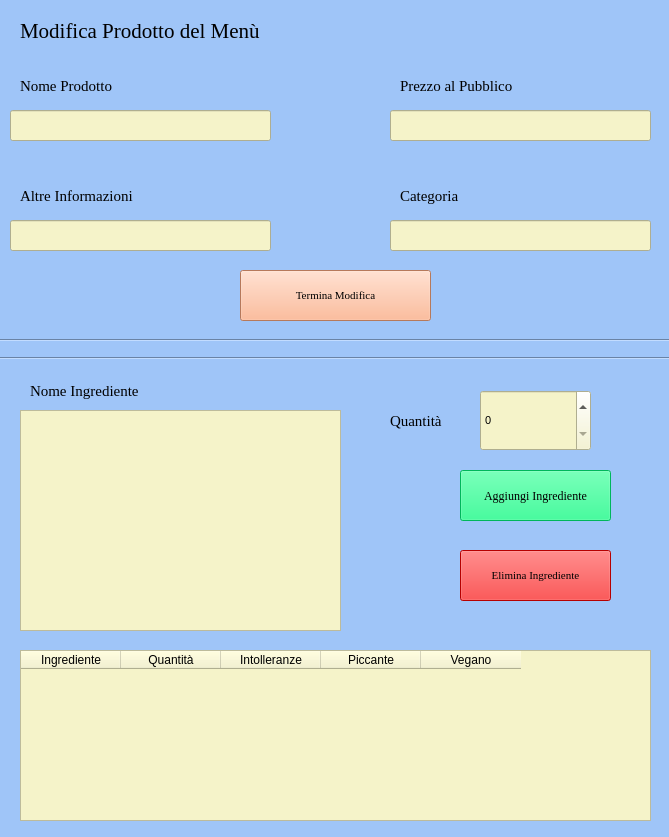
<?xml version="1.0" encoding="UTF-8"?>
<ui version="4.0">
 <class>Form</class>
 <widget class="QWidget" name="Form">
  <property name="geometry">
   <rect>
    <x>0</x>
    <y>0</y>
    <width>669</width>
    <height>837</height>
   </rect>
  </property>
  <property name="font">
   <font>
    <pointsize>8</pointsize>
   </font>
  </property>
  <property name="windowTitle">
   <string>Form</string>
  </property>
  <property name="styleSheet">
   <string notr="true">background-color: rgb(159, 197, 248);</string>
  </property>
  <widget class="QLabel" name="lbl_titolo">
   <property name="geometry">
    <rect>
     <x>20</x>
     <y>10</y>
     <width>391</width>
     <height>41</height>
    </rect>
   </property>
   <property name="font">
    <font>
     <family>Georgia</family>
     <pointsize>16</pointsize>
    </font>
   </property>
   <property name="text">
    <string>Modifica Prodotto del Menù</string>
   </property>
  </widget>
  <widget class="QLabel" name="lbl_nome">
   <property name="geometry">
    <rect>
     <x>20</x>
     <y>70</y>
     <width>191</width>
     <height>31</height>
    </rect>
   </property>
   <property name="font">
    <font>
     <family>Georgia</family>
     <pointsize>11</pointsize>
    </font>
   </property>
   <property name="text">
    <string>Nome Prodotto</string>
   </property>
  </widget>
  <widget class="QLabel" name="lbl_prezzo">
   <property name="geometry">
    <rect>
     <x>400</x>
     <y>70</y>
     <width>171</width>
     <height>31</height>
    </rect>
   </property>
   <property name="font">
    <font>
     <family>Georgia</family>
     <pointsize>11</pointsize>
    </font>
   </property>
   <property name="text">
    <string>Prezzo al Pubblico</string>
   </property>
  </widget>
  <widget class="QLabel" name="lbl_altre_info">
   <property name="geometry">
    <rect>
     <x>20</x>
     <y>180</y>
     <width>191</width>
     <height>31</height>
    </rect>
   </property>
   <property name="font">
    <font>
     <family>Georgia</family>
     <pointsize>11</pointsize>
    </font>
   </property>
   <property name="text">
    <string>Altre Informazioni</string>
   </property>
  </widget>
  <widget class="QLabel" name="lbl_categoria">
   <property name="geometry">
    <rect>
     <x>400</x>
     <y>180</y>
     <width>191</width>
     <height>31</height>
    </rect>
   </property>
   <property name="font">
    <font>
     <family>Georgia</family>
     <pointsize>11</pointsize>
    </font>
   </property>
   <property name="text">
    <string>Categoria</string>
   </property>
  </widget>
  <widget class="QLineEdit" name="lineEdit_nome">
   <property name="geometry">
    <rect>
     <x>10</x>
     <y>110</y>
     <width>261</width>
     <height>31</height>
    </rect>
   </property>
   <property name="font">
    <font>
     <family>Georgia</family>
    </font>
   </property>
   <property name="styleSheet">
    <string notr="true">background-color: rgb(245, 243, 201);</string>
   </property>
  </widget>
  <widget class="QLineEdit" name="lineEdit_info">
   <property name="geometry">
    <rect>
     <x>10</x>
     <y>220</y>
     <width>261</width>
     <height>31</height>
    </rect>
   </property>
   <property name="font">
    <font>
     <family>Georgia</family>
    </font>
   </property>
   <property name="styleSheet">
    <string notr="true">background-color: rgb(245, 243, 201);</string>
   </property>
  </widget>
  <widget class="QLineEdit" name="lineEdit_categotria">
   <property name="geometry">
    <rect>
     <x>390</x>
     <y>220</y>
     <width>261</width>
     <height>31</height>
    </rect>
   </property>
   <property name="font">
    <font>
     <family>Georgia</family>
    </font>
   </property>
   <property name="styleSheet">
    <string notr="true">background-color: rgb(245, 243, 201);</string>
   </property>
  </widget>
  <widget class="QLineEdit" name="lineEdit_prezzo">
   <property name="geometry">
    <rect>
     <x>390</x>
     <y>110</y>
     <width>261</width>
     <height>31</height>
    </rect>
   </property>
   <property name="font">
    <font>
     <family>Georgia</family>
    </font>
   </property>
   <property name="styleSheet">
    <string notr="true">background-color: rgb(245, 243, 201);</string>
   </property>
  </widget>
  <widget class="Line" name="line_sopra">
   <property name="geometry">
    <rect>
     <x>0</x>
     <y>330</y>
     <width>691</width>
     <height>21</height>
    </rect>
   </property>
   <property name="font">
    <font>
     <family>Georgia</family>
    </font>
   </property>
   <property name="orientation">
    <enum>Qt::Horizontal</enum>
   </property>
  </widget>
  <widget class="Line" name="line_sopra2">
   <property name="geometry">
    <rect>
     <x>0</x>
     <y>350</y>
     <width>681</width>
     <height>16</height>
    </rect>
   </property>
   <property name="font">
    <font>
     <family>Georgia</family>
    </font>
   </property>
   <property name="orientation">
    <enum>Qt::Horizontal</enum>
   </property>
  </widget>
  <widget class="QLabel" name="lbl_ingrediente">
   <property name="geometry">
    <rect>
     <x>30</x>
     <y>380</y>
     <width>161</width>
     <height>21</height>
    </rect>
   </property>
   <property name="font">
    <font>
     <family>Georgia</family>
     <pointsize>11</pointsize>
    </font>
   </property>
   <property name="text">
    <string>Nome Ingrediente</string>
   </property>
  </widget>
  <widget class="QLabel" name="lbl_quantit">
   <property name="geometry">
    <rect>
     <x>390</x>
     <y>410</y>
     <width>161</width>
     <height>21</height>
    </rect>
   </property>
   <property name="font">
    <font>
     <family>Georgia</family>
     <pointsize>11</pointsize>
    </font>
   </property>
   <property name="text">
    <string>Quantità</string>
   </property>
  </widget>
  <widget class="QPushButton" name="bt_elimina_ingrediente">
   <property name="geometry">
    <rect>
     <x>460</x>
     <y>550</y>
     <width>151</width>
     <height>51</height>
    </rect>
   </property>
   <property name="font">
    <font>
     <family>Georgia</family>
     <pointsize>8</pointsize>
    </font>
   </property>
   <property name="styleSheet">
    <string notr="true">background-color: rgb(255, 0, 0);</string>
   </property>
   <property name="text">
    <string>Elimina Ingrediente</string>
   </property>
  </widget>
  <widget class="QPushButton" name="bt_aggiungi_ingrediente">
   <property name="geometry">
    <rect>
     <x>460</x>
     <y>470</y>
     <width>151</width>
     <height>51</height>
    </rect>
   </property>
   <property name="font">
    <font>
     <family>Georgia</family>
    </font>
   </property>
   <property name="styleSheet">
    <string notr="true">background-color: rgb(0, 255, 127);</string>
   </property>
   <property name="text">
    <string>Aggiungi Ingrediente</string>
   </property>
  </widget>
  <widget class="QTableWidget" name="tw_Ingredienti">
   <property name="geometry">
    <rect>
     <x>20</x>
     <y>650</y>
     <width>631</width>
     <height>171</height>
    </rect>
   </property>
   <property name="font">
    <font>
     <family>Georgia</family>
    </font>
   </property>
   <property name="styleSheet">
    <string notr="true">background-color: rgb(245, 243, 201);</string>
   </property>
   <column>
    <property name="text">
     <string>Ingrediente</string>
    </property>
   </column>
   <column>
    <property name="text">
     <string>Quantità</string>
    </property>
   </column>
   <column>
    <property name="text">
     <string>Intolleranze</string>
    </property>
   </column>
   <column>
    <property name="text">
     <string>Piccante</string>
    </property>
   </column>
   <column>
    <property name="text">
     <string>Vegano</string>
    </property>
   </column>
  </widget>
  <widget class="QPushButton" name="bt_terminamodifica">
   <property name="geometry">
    <rect>
     <x>240</x>
     <y>270</y>
     <width>191</width>
     <height>51</height>
    </rect>
   </property>
   <property name="font">
    <font>
     <family>Georgia</family>
     <pointsize>8</pointsize>
    </font>
   </property>
   <property name="styleSheet">
    <string notr="true">background-color: rgb(255, 170, 127);</string>
   </property>
   <property name="text">
    <string>Termina Modifica</string>
   </property>
  </widget>
  <widget class="QListWidget" name="listWidget_nome_elemento">
   <property name="geometry">
    <rect>
     <x>20</x>
     <y>410</y>
     <width>321</width>
     <height>221</height>
    </rect>
   </property>
   <property name="styleSheet">
    <string notr="true">background-color: rgb(245, 243, 201);
</string>
   </property>
  </widget>
  <widget class="QSpinBox" name="spinBox">
   <property name="geometry">
    <rect>
     <x>480</x>
     <y>390</y>
     <width>111</width>
     <height>61</height>
    </rect>
   </property>
   <property name="styleSheet">
    <string notr="true">background-color:  rgb(245, 243, 201);

</string>
   </property>
  </widget>
 </widget>
 <resources>
  <include location="Risorse/Icons.qrc"/>
 </resources>
 <connections/>
</ui>
